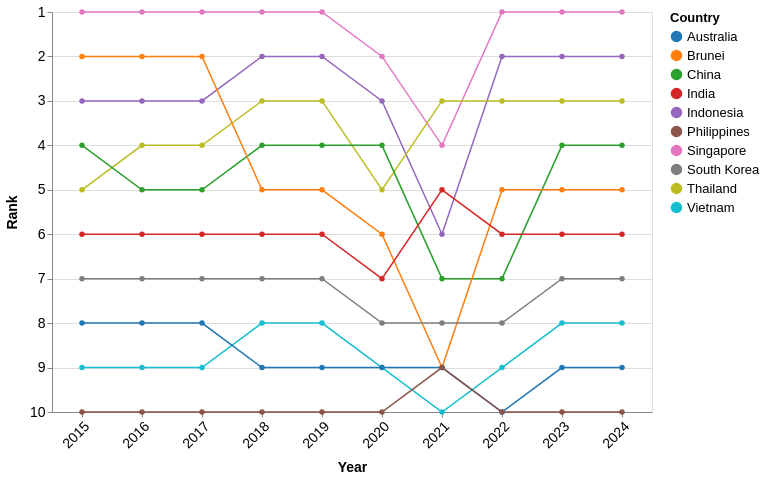

Source (Vega-Lite JSON):
### Vega-Lite specification from a JSON file in a GitHub repository (floating-point values rounded to 4 significant figures)
{"$schema": "https://vega.github.io/schema/vega-lite/v5.json", "width": 600, "height": 400, "data": {"values": [{"Country": "Singapore", "year": 2024, "Visitors": 4276007, "rank": 1}, {"Country": "Singapore", "year": 2023, "Visitors": 8308230, "rank": 1}, {"Country": "Singapore", "year": 2022, "Visitors": 5222991, "rank": 1}, {"Country": "Singapore", "year": 2021, "Visitors": 16308, "rank": 4}, {"Country": "Singapore", "year": 2020, "Visitors": 1545255, "rank": 2}, {"Country": "Singapore", "year": 2019, "Visitors": 10163882, "rank": 1}, {"Country": "Singapore", "year": 2018, "Visitors": 10615986, "rank": 1}, {"Country": "Singapore", "year": 2017, "Visitors": 12441713, "rank": 1}, {"Country": "Singapore", "year": 2016, "Visitors": 13272961, "rank": 1}, {"Country": "Singapore", "year": 2015, "Visitors": 12930754, "rank": 1}, {"Country": "Indonesia", "year": 2024, "Visitors": 1786630, "rank": 2}, {"Country": "Indonesia", "year": 2023, "Visitors": 3108165, "rank": 2}, {"Country": "Indonesia", "year": 2022, "Visitors": 1481739, "rank": 2}, {"Country": "Indonesia", "year": 2021, "Visitors": 11025, "rank": 6}, {"Country": "Indonesia", "year": 2020, "Visitors": 711723, "rank": 3}, {"Country": "Indonesia", "year": 2019, "Visitors": 3623277, "rank": 2}, {"Country": "Indonesia", "year": 2018, "Visitors": 3277689, "rank": 2}, {"Country": "Indonesia", "year": 2017, "Visitors": 2796570, "rank": 3}, {"Country": "Indonesia", "year": 2016, "Visitors": 3049964, "rank": 3}, {"Country": "Indonesia", "year": 2015, "Visitors": 2788033, "rank": 3}, {"Country": "Thailand", "year": 2024, "Visitors": 813783, "rank": 3}, {"Country": "Thailand", "year": 2023, "Visitors": 1551282, "rank": 3}, {"Country": "Thailand", "year": 2022, "Visitors": 715528, "rank": 3}, {"Country": "Thailand", "year": 2021, "Visitors": 59607, "rank": 3}, {"Country": "Thailand", "year": 2020, "Visitors": 394413, "rank": 5}, {"Country": "Thailand", "year": 2019, "Visitors": 1884306, "rank": 3}, {"Country": "Thailand", "year": 2018, "Visitors": 1914692, "rank": 3}, {"Country": "Thailand", "year": 2017, "Visitors": 1836522, "rank": 4}, {"Country": "Thailand", "year": 2016, "Visitors": 1780800, "rank": 4}, {"Country": "Thailand", "year": 2015, "Visitors": 1343569, "rank": 5}, {"Country": "China", "year": 2024, "Visitors": 1449711, "rank": 4}, {"Country": "China", "year": 2023, "Visitors": 1474114, "rank": 4}, {"Country": "China", "year": 2022, "Visitors": 211363, "rank": 7}, {"Country": "China", "year": 2021, "Visitors": 7701, "rank": 7}, {"Country": "China", "year": 2020, "Visitors": 405149, "rank": 4}, {"Country": "China", "year": 2019, "Visitors": 3114257, "rank": 4}, {"Country": "China", "year": 2018, "Visitors": 2944133, "rank": 4}, {"Country": "China", "year": 2017, "Visitors": 2281666, "rank": 5}, {"Country": "China", "year": 2016, "Visitors": 2124942, "rank": 5}, {"Country": "China", "year": 2015, "Visitors": 1677163, "rank": 4}, {"Country": "Brunei", "year": 2024, "Visitors": 565999, "rank": 5}, {"Country": "Brunei", "year": 2023, "Visitors": 811833, "rank": 5}, {"Country": "Brunei", "year": 2022, "Visitors": 301757, "rank": 5}, {"Country": "Brunei", "year": 2021, "Visitors": 773, "rank": 9}, {"Country": "Brunei", "year": 2020, "Visitors": 136020, "rank": 6}, {"Country": "Brunei", "year": 2019, "Visitors": 1216123, "rank": 5}, {"Country": "Brunei", "year": 2018, "Visitors": 1382031, "rank": 5}, {"Country": "Brunei", "year": 2017, "Visitors": 1660506, "rank": 2}, {"Country": "Brunei", "year": 2016, "Visitors": 1391016, "rank": 2}, {"Country": "Brunei", "year": 2015, "Visitors": 1133555, "rank": 2}, {"Country": "India", "year": 2024, "Visitors": 537493, "rank": 6}, {"Country": "India", "year": 2023, "Visitors": 671846, "rank": 6}, {"Country": "India", "year": 2022, "Visitors": 324548, "rank": 6}, {"Country": "India", "year": 2021, "Visitors": 3916, "rank": 5}, {"Country": "India", "year": 2020, "Visitors": 155883, "rank": 7}, {"Country": "India", "year": 2019, "Visitors": 735309, "rank": 6}, {"Country": "India", "year": 2018, "Visitors": 600311, "rank": 6}, {"Country": "India", "year": 2017, "Visitors": 552739, "rank": 6}, {"Country": "India", "year": 2016, "Visitors": 638578, "rank": 6}, {"Country": "India", "year": 2015, "Visitors": 722141, "rank": 6}, {"Country": "South Korea", "year": 2024, "Visitors": 232711, "rank": 7}, {"Country": "South Korea", "year": 2023, "Visitors": 400853, "rank": 7}, {"Country": "South Korea", "year": 2022, "Visitors": 146384, "rank": 8}, {"Country": "South Korea", "year": 2021, "Visitors": 3028, "rank": 8}, {"Country": "South Korea", "year": 2020, "Visitors": 119750, "rank": 8}, {"Country": "South Korea", "year": 2019, "Visitors": 673065, "rank": 7}, {"Country": "South Korea", "year": 2018, "Visitors": 616783, "rank": 7}, {"Country": "South Korea", "year": 2017, "Visitors": 484528, "rank": 7}, {"Country": "South Korea", "year": 2016, "Visitors": 444439, "rank": 7}, {"Country": "South Korea", "year": 2015, "Visitors": 421161, "rank": 7}, {"Country": "Vietnam", "year": 2024, "Visitors": 137344, "rank": 8}, {"Country": "Vietnam", "year": 2023, "Visitors": 286083, "rank": 8}, {"Country": "Vietnam", "year": 2022, "Visitors": 123931, "rank": 9}, {"Country": "Vietnam", "year": 2021, "Visitors": 14136, "rank": 10}, {"Country": "Vietnam", "year": 2020, "Visitors": 71622, "rank": 9}, {"Country": "Vietnam", "year": 2019, "Visitors": 892716, "rank": 8}, {"Country": "Vietnam", "year": 2018, "Visitors": 786327, "rank": 8}, {"Country": "Vietnam", "year": 2017, "Visitors": 638135, "rank": 9}, {"Country": "Vietnam", "year": 2016, "Visitors": 703737, "rank": 9}, {"Country": "Vietnam", "year": 2015, "Visitors": 646891, "rank": 9}, {"Country": "Australia", "year": 2024, "Visitors": 159318, "rank": 9}, {"Country": "Australia", "year": 2023, "Visitors": 276477, "rank": 9}, {"Country": "Australia", "year": 2022, "Visitors": 118598, "rank": 10}, {"Country": "Australia", "year": 2021, "Visitors": 33451, "rank": 9}, {"Country": "Australia", "year": 2020, "Visitors": 195146, "rank": 9}, {"Country": "Australia", "year": 2019, "Visitors": 1282782, "rank": 9}, {"Country": "Australia", "year": 2018, "Visitors": 1034871, "rank": 9}, {"Country": "Australia", "year": 2017, "Visitors": 899202, "rank": 8}, {"Country": "Australia", "year": 2016, "Visitors": 737115, "rank": 8}, {"Country": "Australia", "year": 2015, "Visitors": 714047, "rank": 8}, {"Country": "Philippines", "year": 2024, "Visitors": 60100, "rank": 10}, {"Country": "Philippines", "year": 2023, "Visitors": 137781, "rank": 10}, {"Country": "Philippines", "year": 2022, "Visitors": 86462, "rank": 10}, {"Country": "Philippines", "year": 2021, "Visitors": 10229, "rank": 9}, {"Country": "Philippines", "year": 2020, "Visitors": 53889, "rank": 10}, {"Country": "Philippines", "year": 2019, "Visitors": 1114257, "rank": 10}, {"Country": "Philippines", "year": 2018, "Visitors": 1167375, "rank": 10}, {"Country": "Philippines", "year": 2017, "Visitors": 1066461, "rank": 10}, {"Country": "Philippines", "year": 2016, "Visitors": 1029488, "rank": 10}, {"Country": "Philippines", "year": 2015, "Visitors": 957408, "rank": 10}]}, "mark": {"type": "line", "point": true, "strokeWidth": 1.5}, "encoding": {"x": {"field": "year", "type": "ordinal", "title": "Year", "axis": {"labelOverlap": "parity", "labelAngle": -45}}, "y": {"field": "rank", "type": "quantitative", "title": "Rank", "scale": {"domain": [10, 1], "nice": true}, "axis": {"reverse": true}}, "color": {"field": "Country", "type": "nominal", "scale": {"scheme": "category10"}}, "tooltip": [{"field": "Country", "type": "nominal", "title": "Country"}, {"field": "year", "type": "ordinal", "title": "Year"}, {"field": "rank", "type": "quantitative", "title": "Rank"}, {"field": "Visitors", "type": "quantitative", "title": "Visitors", "format": ","}]}, "config": {"axis": {"labelFontSize": 14, "titleFontSize": 14, "titlePadding": 10}, "legend": {"labelFontSize": 13, "titleFontSize": 13, "labelPadding": 10}, "tooltip": {"labelFontSize": 15, "titleFontSize": 15}}}
